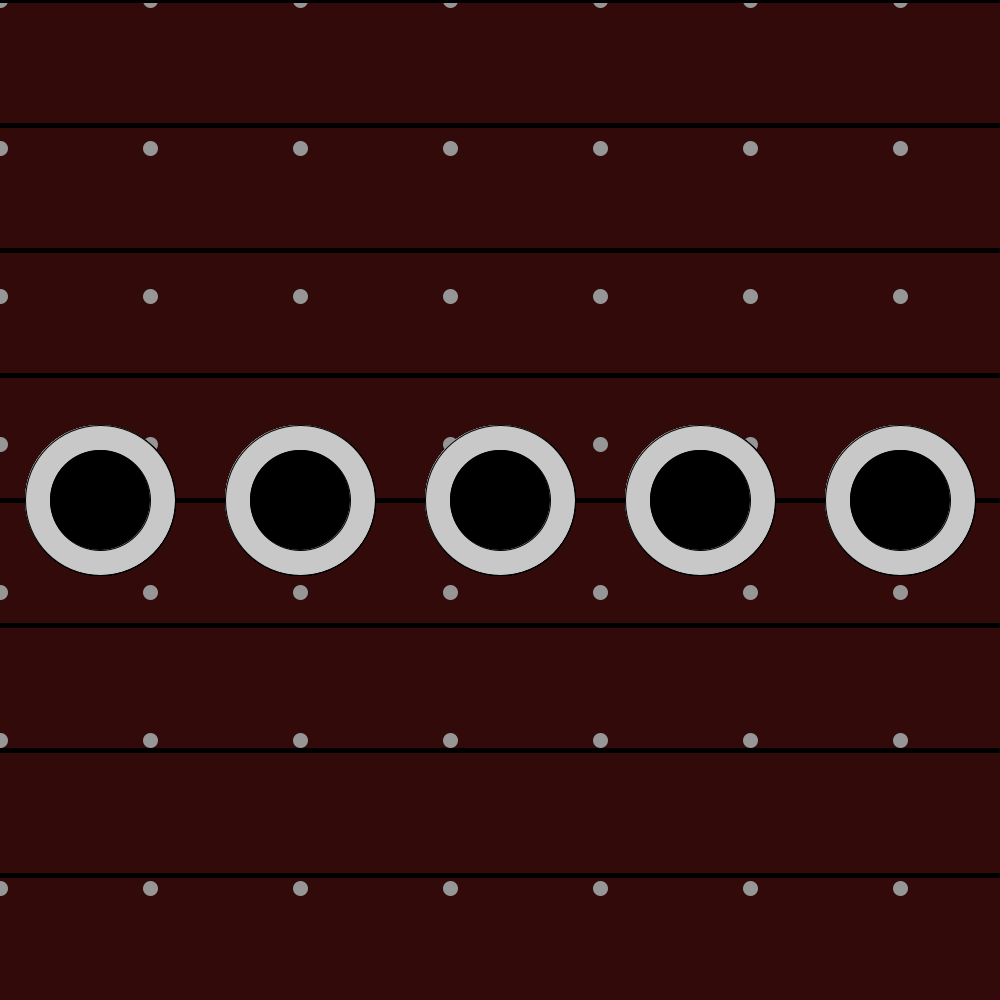
Frame 1 (no input)
Frame 60 (the mouse pressed at the canvas centre just before this capture): identical to frame 1, image omitted
Frame 120 (the mouse held since frame 60 and released just before this capture): identical to frame 1, image omitted

The Processing sketch that drew this single still picture (run headless with seeded random() and noise(); from frame 60 on, the mouse is pressed at the canvas centre):

// Processing sketch: Experementing_with_arcs__idk_if_that_s_spelled_right_
// ── Experementing_with_arcs__idk_if_that_s_spelled_right_.pde
// i want to do one of these loops with arcs
//FAFO
float a = 0.000;
float b = 0.000;
void setup(){
  
  size(1000,1000);
}

void draw() {
  background(50, 10, 10);
  a = a + 0.01;
  b = b + 0.01;
 
  for(int x1 = 0; x1< width; x1= x1 + 150){
       for( int y1 = 0; y1 < height; y1 = y1 + 148){
         stroke(150);
         strokeWeight(15);
   point(x1,y1);
       }
  }
  
 for(int x = 0; x < width; x = x + 200){ 
   for(int y = 0; y < height; y = y + 125){
     
     stroke(0);
     strokeWeight(5);
   
     line(x,y,x+200,y);
strokeWeight(1);

   fill(200);
   circle(x + 100, height/2, 150);
   fill(0);
   circle(x+100, height/2, 100);
    fill(100, 100, 255);
  arc(x+100, height/2, 100 , 100, 0+8*cos(a/8),4+8*sin(b/4), 2);
  
   }
 }
  fill(100, 100, 255, 100);
 arc(500, height/2, 10000 , 10000, 0+8*cos(a/8),4+8*sin(b/4), 2);
}

void mousePressed(){
 
  save("shipWrecked.png");
  
}
